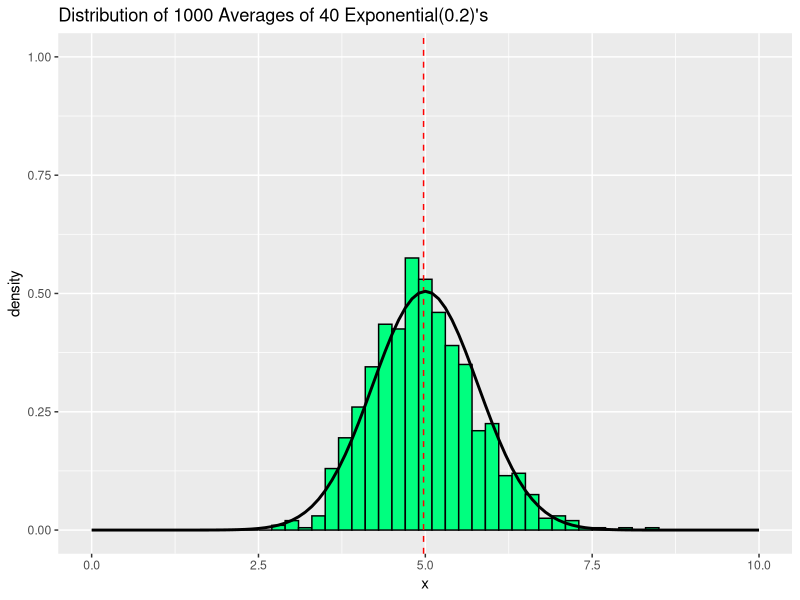
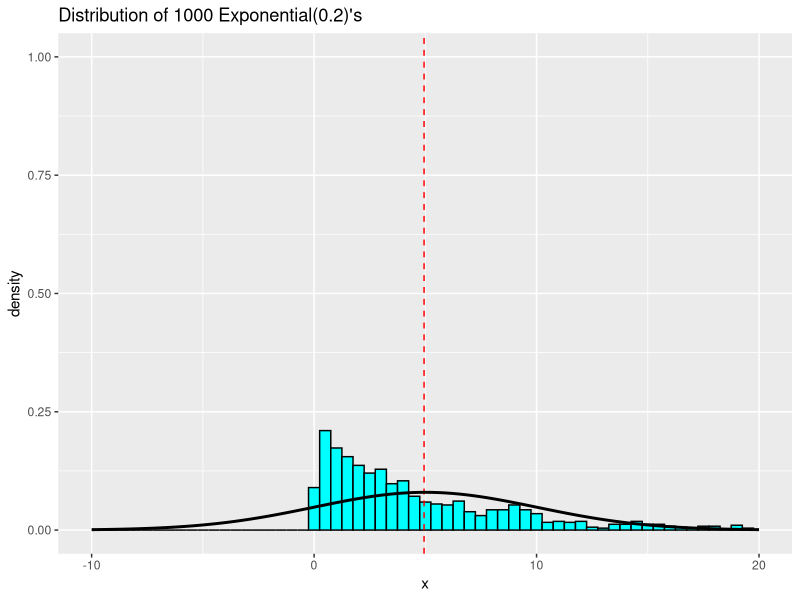

R code for these plots, in order:
## ---- chunk 1
# Code modified from the instructor's Rmd lecture file on topic 07: Asymptopia
library(ggplot2)
lambda <- 0.2  # pamaeter in exponential random variables
nosim <- 1000  # number of simulations
size <- 40    # sample size

# Put the rexp values in a matrix of nosim (1000) rows and size (40 or 1) columns.
# Then, take the mean over each row.
dat_avg <- data.frame(x = apply(matrix(rexp(size * nosim, lambda), nosim), 1, mean))
dat_one <- data.frame(x = apply(matrix(rexp( 1 * nosim, lambda), nosim), 1, mean))

# Plot for size = 40 and its approximated normal distribution
ggplot(dat_avg, aes(x)) + geom_histogram(binwidth = 0.2, color = "black",
    fill = "springgreen", aes(y = ..density..)) +
    geom_vline(xintercept = mean(dat_avg$x), color = "red", linetype = "dashed") +
    stat_function(fun = dnorm, size = 1, color = "black",
        args = list(mean = 1 / lambda, sd = 1 / (lambda * sqrt(size)))) +
    xlim(0, 10) + ylim(0, 1) +
    labs(title = paste("Distribution of ", nosim, " Averages of ", size,
        " Exponential(", lambda, ")'s", sep = ""))
## ---- chunk 2
c(mean(dat_avg$x), var(dat_avg$x))
## ---- chunk 3
c(1 / lambda, 1 / (lambda ^ 2 * size))
## ---- chunk 4
# Plot for size = 1 and its approximated normal distribution
ggplot(dat_one, aes(x)) + geom_histogram(binwidth = 0.5, color = "black",
    fill = "cyan", aes(y = ..density..)) +
    geom_vline(xintercept = mean(dat_one$x), color = "red", linetype = "dashed") +
    stat_function(fun = dnorm, size = 1, color = "black",
        args = list(mean = 1 / lambda, sd = 1 / (lambda * sqrt(1)))) + 
    xlim(-10, 20) + ylim(0, 1) +
    labs(title = paste("Distribution of ", nosim,
        " Exponential(", lambda, ")'s", sep = ""))
## ---- chunk 5
c(mean(dat_one$x), var(dat_one$x))
## ---- chunk 6
c(1 / lambda, 1 / (lambda ^ 2 * 1))
